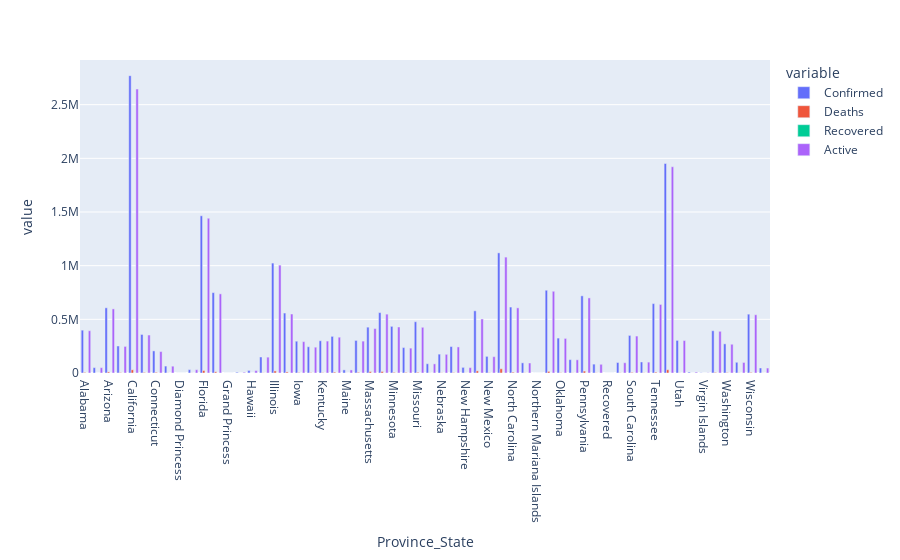

Notebook code cell kept with this figure:
### Code cell
px.bar(covid_province.reset_index(), 
        x='Province_State', y=['Confirmed', 'Deaths', 'Recovered', 'Active'], barmode='group')

### Figure 1 — Plotly figure (JSON) as saved in the notebook; plotly's stock layout.template omitted (floating-point values rounded to 4 significant figures)
{"data": [{"alignmentgroup": "True", "hovertemplate": "variable=Confirmed<br>Province_State=%{x}<br>value=%{y}<extra></extra>", "legendgroup": "Confirmed", "marker": {"color": "#636efa", "pattern": {"shape": ""}}, "name": "Confirmed", "offsetgroup": "Confirmed", "orientation": "v", "showlegend": true, "textposition": "auto", "type": "bar", "x": ["Alabama", "Alaska", "Arizona", "Arkansas", "California", "Colorado", "Connecticut", "Delaware", "Diamond Princess", "District of Columbia", "Florida", "Georgia", "Grand Princess", "Guam", "Hawaii", "Idaho", "Illinois", "Indiana", "Iowa", "Kansas", "Kentucky", "Louisiana", "Maine", "Maryland", "Massachusetts", "Michigan", "Minnesota", "Mississippi", "Missouri", "Montana", "Nebraska", "Nevada", "New Hampshire", "New Jersey", "New Mexico", "New York", "North Carolina", "North Dakota", "Northern Mariana Islands", "Ohio", "Oklahoma", "Oregon", "Pennsylvania", "Puerto Rico", "Recovered", "Rhode Island", "South Carolina", "South Dakota", "Tennessee", "Texas", "Utah", "Vermont", "Virgin Islands", "Virginia", "Washington", "West Virginia", "Wisconsin", "Wyoming"], "xaxis": "x", "y": [399150, 49979, 607345, 251746, 2770361, 358947, 205994, 64475, 49, 31457, 1464697, 748852, 103, 7399, 23897, 149235, 1024039, 558560, 296171, 244583, 300397, 341431, 29019, 303364, 427135, 562553, 434413, 236868, 477617, 86102, 175620, 246309, 52371, 579250, 154954, 1119284, 614355, 94558, 125, 770977, 325277, 124476, 718913, 82630, 0, 97614, 350084, 102901, 646450, 1951915, 303723, 8790, 2143, 393715, 271595, 99778, 548134, 46719], "yaxis": "y"}, {"alignmentgroup": "True", "hovertemplate": "variable=Deaths<br>Province_State=%{x}<br>value=%{y}<extra></extra>", "legendgroup": "Deaths", "marker": {"color": "#EF553B", "pattern": {"shape": ""}}, "name": "Deaths", "offsetgroup": "Deaths", "orientation": "v", "showlegend": true, "textposition": "auto", "type": "bar", "x": ["Alabama", "Alaska", "Arizona", "Arkansas", "California", "Colorado", "Connecticut", "Delaware", "Diamond Princess", "District of Columbia", "Florida", "Georgia", "Grand Princess", "Guam", "Hawaii", "Idaho", "Illinois", "Indiana", "Iowa", "Kansas", "Kentucky", "Louisiana", "Maine", "Maryland", "Massachusetts", "Michigan", "Minnesota", "Mississippi", "Missouri", "Montana", "Nebraska", "Nevada", "New Hampshire", "New Jersey", "New Mexico", "New York", "North Carolina", "North Dakota", "Northern Mariana Islands", "Ohio", "Oklahoma", "Oregon", "Pennsylvania", "Puerto Rico", "Recovered", "Rhode Island", "South Carolina", "South Dakota", "Tennessee", "Texas", "Utah", "Vermont", "Virgin Islands", "Virginia", "Washington", "West Virginia", "Wisconsin", "Wyoming"], "xaxis": "x", "y": [5299, 224, 10036, 4010, 29732, 5190, 6324, 1128, 0, 813, 22804, 11457, 3, 124, 308, 1528, 19210, 10089, 4127, 3164, 2876, 7833, 432, 6246, 13074, 14145, 5731, 5146, 6173, 1054, 1737, 3450, 862, 19854, 2732, 39288, 7425, 1360, 2, 14894, 2738, 1603, 17710, 1616, 0, 2062, 5758, 1570, 7704, 30313, 1390, 156, 24, 5381, 3698, 1570, 5567, 489], "yaxis": "y"}, {"alignmentgroup": "True", "hovertemplate": "variable=Recovered<br>Province_State=%{x}<br>value=%{y}<extra></extra>", "legendgroup": "Recovered", "marker": {"color": "#00cc96", "pattern": {"shape": ""}}, "name": "Recovered", "offsetgroup": "Recovered", "orientation": "v", "showlegend": true, "textposition": "auto", "type": "bar", "x": ["Alabama", "Alaska", "Arizona", "Arkansas", "California", "Colorado", "Connecticut", "Delaware", "Diamond Princess", "District of Columbia", "Florida", "Georgia", "Grand Princess", "Guam", "Hawaii", "Idaho", "Illinois", "Indiana", "Iowa", "Kansas", "Kentucky", "Louisiana", "Maine", "Maryland", "Massachusetts", "Michigan", "Minnesota", "Mississippi", "Missouri", "Montana", "Nebraska", "Nevada", "New Hampshire", "New Jersey", "New Mexico", "New York", "North Carolina", "North Dakota", "Northern Mariana Islands", "Ohio", "Oklahoma", "Oregon", "Pennsylvania", "Puerto Rico", "Recovered", "Rhode Island", "South Carolina", "South Dakota", "Tennessee", "Texas", "Utah", "Vermont", "Virgin Islands", "Virginia", "Washington", "West Virginia", "Wisconsin", "Wyoming"], "xaxis": "x", "y": [0, 0, 0, 0, 0, 0, 0, 0, 0, 0, 0, 0, 0, 0, 0, 0, 0, 0, 0, 0, 0, 0, 0, 0, 0, 0, 0, 0, 0, 0, 0, 0, 0, 0, 0, 0, 0, 0, 0, 0, 0, 0, 0, 0, 0, 0, 0, 0, 0, 0, 0, 0, 0, 0, 0, 0, 0, 0], "yaxis": "y"}, {"alignmentgroup": "True", "hovertemplate": "variable=Active<br>Province_State=%{x}<br>value=%{y}<extra></extra>", "legendgroup": "Active", "marker": {"color": "#ab63fa", "pattern": {"shape": ""}}, "name": "Active", "offsetgroup": "Active", "orientation": "v", "showlegend": true, "textposition": "auto", "type": "bar", "x": ["Alabama", "Alaska", "Arizona", "Arkansas", "California", "Colorado", "Connecticut", "Delaware", "Diamond Princess", "District of Columbia", "Florida", "Georgia", "Grand Princess", "Guam", "Hawaii", "Idaho", "Illinois", "Indiana", "Iowa", "Kansas", "Kentucky", "Louisiana", "Maine", "Maryland", "Massachusetts", "Michigan", "Minnesota", "Mississippi", "Missouri", "Montana", "Nebraska", "Nevada", "New Hampshire", "New Jersey", "New Mexico", "New York", "North Carolina", "North Dakota", "Northern Mariana Islands", "Ohio", "Oklahoma", "Oregon", "Pennsylvania", "Puerto Rico", "Recovered", "Rhode Island", "South Carolina", "South Dakota", "Tennessee", "Texas", "Utah", "Vermont", "Virgin Islands", "Virginia", "Washington", "West Virginia", "Wisconsin", "Wyoming"], "xaxis": "x", "y": [393851, 49734, 597309, 247736, 2645555, 353757, 199670, 63506, 49, 30644, 1441893, 737395, 100, 7275, 23101, 147707, 1004829, 549594, 292044, 240507, 297521, 333598, 28587, 297118, 414061, 548408, 428682, 231722, 425814, 85048, 173883, 242859, 50009, 503181, 152222, 1079813, 606930, 93206, 123, 761378, 322137, 122873, 699651, 81014, 0, 95698, 344326, 101331, 638746, 1921602, 302333, 8634, 2119, 388334, 267897, 98208, 542567, 46230], "yaxis": "y"}], "layout": {"barmode": "group", "legend": {"title": {"text": "variable"}, "tracegroupgap": 0}, "margin": {"t": 60}, "xaxis": {"anchor": "y", "domain": [0, 1], "title": {"text": "Province_State"}}, "yaxis": {"anchor": "x", "domain": [0, 1], "title": {"text": "value"}}}}
